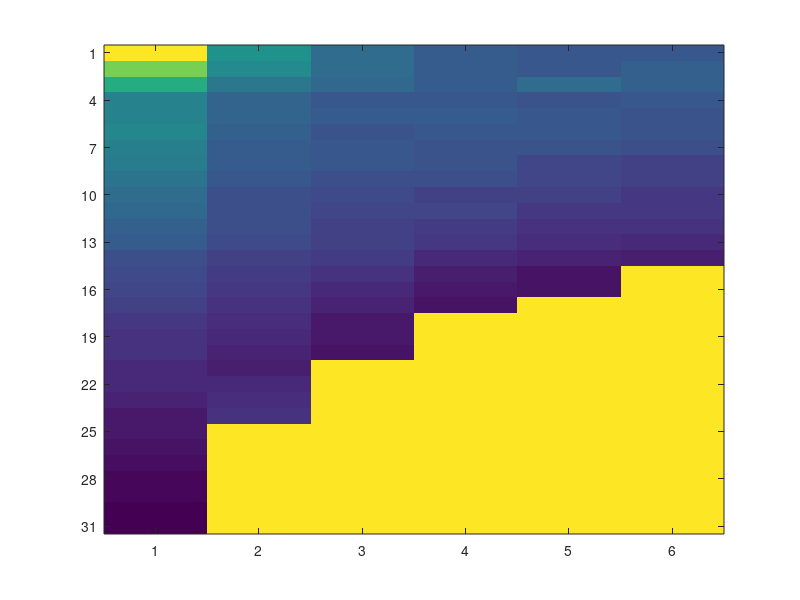

MATLAB code to generate this figure: (Note: this script raises an error after producing the figure.)
%res = load('res_hope.mat');
%res = load('res_same.mat');
%res = load('res_same_sun_bound.mat');
%res = load('res_same_bound30.mat');
%res = load('res_same_tree.mat','res');
res = load('res_6f_norm_long.mat');
cmax = 18;
cmin = 4;
sz  =16;
tsz = 18;
ssz = 14;
res = res.res;
max_order = 6;
figure;

Train = zeros(length(res{1}(:,1)),max_order);
for d = 1:max_order
    Train(1:numel(res{d}(:,1)),d) = res{d}(:,2);
end
Tr = Train;
Tr(Train==0)=inf;
imagesc(Tr);
yticks(1:3:length(res{1}));
yticklabels(int2str(res{1}(1:3:end,1)));
xticks(1:max_order);

colormap hot;
xlabel('order','FontSize',sz);
ylabel('local models','FontSize',sz)
title('Training loss','FontSize',tsz);
%hcb = colorbar('FontSize',11,'YTick',log([round(cmin) :10,12:6: cmax]) ,'YTickLabel',[round(cmin) :10,12:6: cmax]);
hcb=colorbar;
caxis([cmin, cmax]);
colorTitleHandle = get(hcb,'Title');
set(colorTitleHandle ,'String','Loss','FontSize',ssz);

figure;
Val = zeros(length(res{1}(:,1)),max_order);
for d = 1:max_order
    Val(1:numel(res{d}(:,1)),d) = res{d}(:,3);
end
V = Val;
V(Val==0)=inf;
imagesc(V);
yticks(1:3:length(res{1}));
yticklabels(int2str(res{1}(1:3:end,1)));
xticks(1:max_order);
hcb =colorbar;
caxis([cmin, cmax]);
colormap hot;
xlabel('order','FontSize',sz);
ylabel('local models','FontSize',sz)
title('Validation loss','FontSize',tsz);
colorTitleHandle = get(hcb,'Title');
set(colorTitleHandle ,'String','Loss','FontSize',ssz);

figure;
Time = zeros(length(res{1}(:,1)),max_order);
for d = 1:max_order
    Time(1:numel(res{d}(:,1)),d) = res{d}(:,4);
end

cmax = max(Time(:));
cmin = min(Time(:));
Ti = Time;
Ti(Ti==0)=inf;
imagesc(Ti);
yticks(1:3:length(res{1}));
yticklabels(int2str(res{1}(1:3:end,1)));
xticks(1:max_order);

hcb = colorbar;
caxis([0, 1.8]);
colormap hot;
xlabel('order','FontSize',sz);
ylabel('local models','FontSize',sz)
title('Training time','FontSize',tsz);
colorTitleHandle = get(hcb,'Title');
set(colorTitleHandle ,'String','Time (s)','FontSize',ssz);

figure
Time = zeros(length(res{1}(:,1)),max_order);
for d = 1:max_order
    Time(1:numel(res{d}(:,1)),d) = res{d}(:,5);
end

cmax = max(Time(:));
cmin = min(Time(:));
Ti = Time;
Ti(Ti==0)=1000;
imagesc(Ti);
yticks(1:3:length(res{1}));
yticklabels(int2str(res{1}(1:3:end,1)));
xticks(1:max_order);

hcb = colorbar;
caxis([cmin cmax+0.5]);
colormap hot;
xlabel('order','FontSize',sz);
ylabel('local models','FontSize',sz)
title('Execution time','FontSize',tsz);
colorTitleHandle = get(hcb,'Title');
set(colorTitleHandle ,'String','Time (s)','FontSize',ssz);

figure;
fst = sum(arrayfun(@(x)nchoosek(2+x-1,x),1));
for o = 1:max_order
    min_conf = sum(arrayfun(@(x)nchoosek(2+x-1,x),1:o));

    res{o}(:,6) = res{o}(:,1).*min_conf/fst;
end
   
Mem = zeros(length(res{1}(:,6)),max_order);
for d = 1:max_order
    Mem(1:numel(res{d}(:,1)),d) = res{d}(:,6);
end
   
cmax = max(Mem(:));
cmin = min(Mem(:));
MM = Mem;
MM(MM==0)=inf;
imagesc(MM);
yticks(1:3:length(res{1}));
yticklabels(int2str(res{1}(1:3:end,1)));
xticks(1:max_order);

hcb = colorbar;
caxis([1,500]);
colormap hot;
xlabel('order','FontSize',sz);
ylabel('local models','FontSize',sz)
title('Memory: coefficients learned relative to l = 1, o = 1', 'FontSize',tsz);
colorTitleHandle = get(hcb,'Title');
set(colorTitleHandle ,'String', 'l * |W|_k','FontSize',ssz);
    